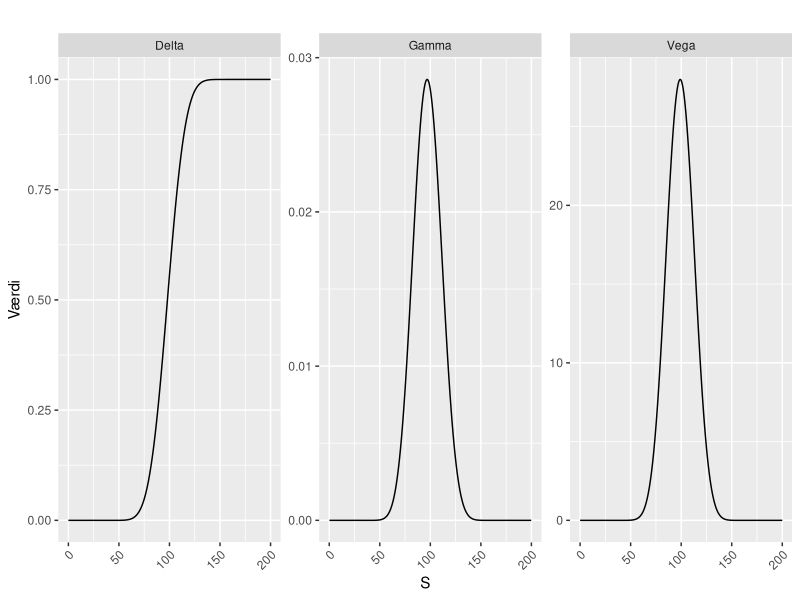

This chart was generated by the following R code: (Note: this script raises an error after producing the figure.)
rm(list=ls())

library(ggplot2)
library(reshape2)

# functions used
d1 <- function(S,K,r,q,sigma,tau){
  (log(S/K)+(r-q)*tau + 1/2*sigma^2*tau)/(sigma*sqrt(tau))
}

d2 <- function(S,K,r,q,sigma,tau){
  d1(S,K,r,q,sigma,tau) - sigma*sqrt(tau)
}

delta <- function(S,K,r,q,sigma,tau) {
  d1 <- d1(S,K,r,q,sigma,tau)
  d2 <- d2(S,K,r,q,sigma,tau)
  pnorm(d1)
}

gamma <- function(S,K,r,q,sigma,tau) {
  d1 <- d1(S,K,r,q,sigma,tau)
  d2 <- d2(S,K,r,q,sigma,tau)
  dnorm(d1)/(S*sigma*sqrt(tau))
}

vega <- function(S,K,r,q,sigma,tau) {
  d1 <- d1(S,K,r,q,sigma,tau)
  d2 <- d2(S,K,r,q,sigma,tau)
  S*dnorm(d1)*sqrt(tau)
}

# parameters

K <- 100
r <- 0.02
q <- 0
sigma <- 0.2

T <- 1
N <- 1000
t <- seq(0,T,length=N)
tau <- T - t

S <- seq(K-100,K+100,length=N)

# plots of greeks as function of S

df <- data.frame(S=S, delta = delta(S=S,K=K,r=r,q=q,sigma=sigma,tau=tau), gamma = gamma(S=S,K=K,r=r,q=q,sigma=sigma,tau=tau), vega = vega(S=S,K=K,r=r,q=q,sigma=sigma,tau=tau))

df_delta <- melt(df, id.vars = "S", measure.vars = "delta")
df_delta$panel <- "Delta"

df_gamma <- melt(df, id.vars = "S", measure.vars = "gamma")
df_gamma$panel <- "Gamma"

df_vega <- melt(df, id.vars = "S", measure.vars = "vega")
df_vega$panel <- "Vega"

p_greeks <- ggplot(data=df_delta, aes(x=S, y=value)) + 
  geom_line() +
  geom_line(data=df_gamma) +
  geom_line(data=df_vega) +
  theme(plot.title = element_text(hjust = 0.5)) +
  xlab("S") +
  ylab("Værdi") +
  ggtitle("") + 
  facet_wrap(panel~., scales="free_y") +
  theme(plot.title = element_text(lineheight=0.8,face="bold")
        ,axis.text.x = element_text(angle = 45, hjust = 1,vjust=1))

p_greeks
pdf('/Users/VictorHansen/Google Drev/UNI/År3/Blok34/Bachelor/Rplots/p_greeks.pdf', width = 10, height = 5)
p_greeks
dev.off()